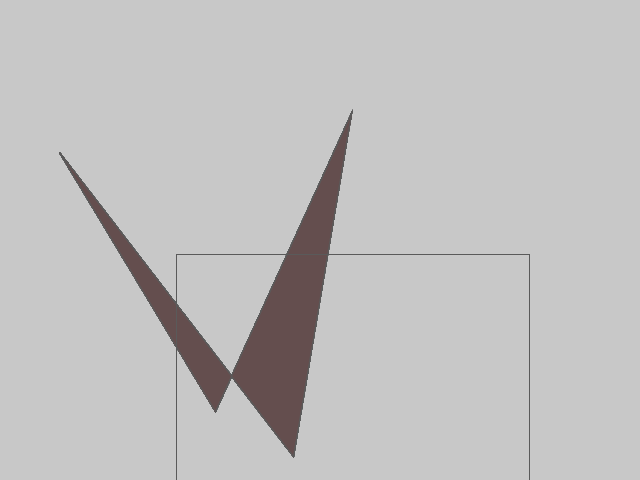
Frame 1 (no input)
Frame 60 (the mouse pressed at the canvas centre just before this capture): identical to frame 1, image omitted
Frame 120 (the mouse held since frame 60 and released just before this capture): identical to frame 1, image omitted

The Processing sketch that drew this single still picture (run headless with seeded random() and noise(); from frame 60 on, the mouse is pressed at the canvas centre):

// Processing sketch: processing_12520
// ── processing_12520.pde

int numberOfObjects = 400;
int minSize = 10;
int maxSize = 90;
int mouseXit = 102;
int mouseYit = 60;

void setup() {
  size(640, 480);
  colorMode(HSB);
  rectMode(CENTER); 
  stroke(0, 0);

  drawPattern();
}


void drawPattern() {

  background(200, 60);

  float randomH = random(343, 360);
  float randomS = random(40, 100);
  //  float randomB = random(0, 100);

  float y1 = random(0, height);
  float y2 = random(0, height);
  float y3 = random(0, height);
  float y4 = random(0, height);
  float x1 = random(0, width);
  float x2 = random(0, width);
  float x3 = random(0, width);
  float x4 = random(0, width);

  for (int i=0; i < numberOfObjects; i = i + 1) {
    fill(randomH, randomS, 100);

    quad(x1, y1, x2, y2, x3, y3, x4, y4);
    noFill();
    stroke(90);
    rect(x1+mouseYit, y1+mouseXit, x1+x4, y1+y4);
  }
}

void draw() {
}



void keyPressed() {
  if (key == ' ') {
    drawPattern();
  }
}
void mouseMoved() {
  mouseYit = floor(map( mouseX, 0, width, 0, 50));
  mouseXit = floor(map( mouseY, 0, height, 0, 50));
}
